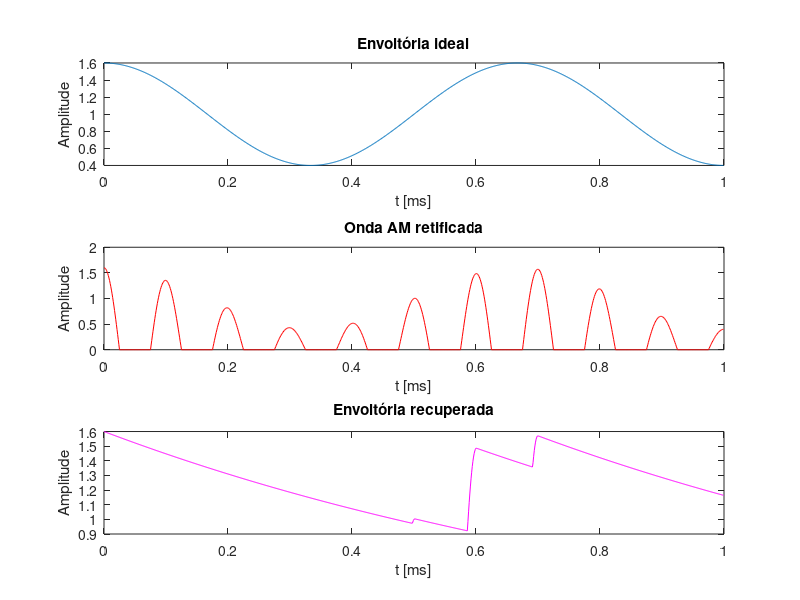
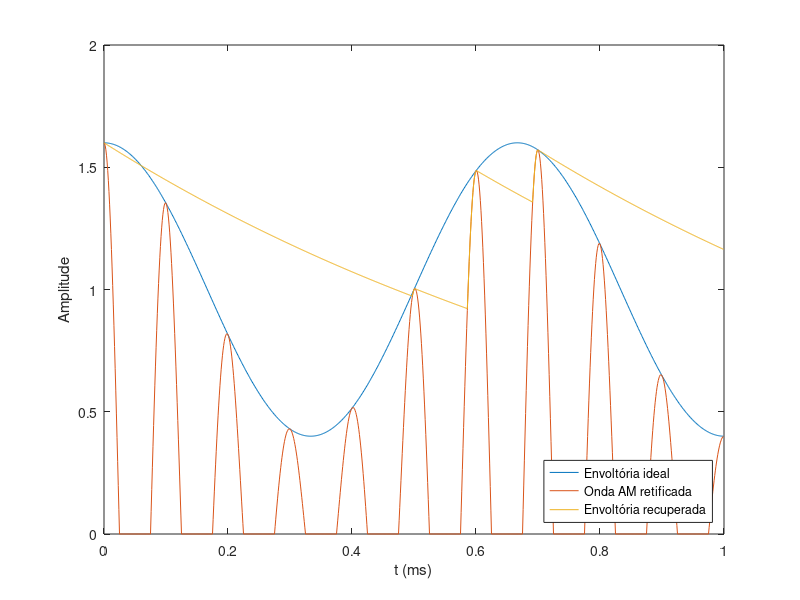

MATLAB code for these plots, in order:
clc; clear all; close all;
%% Determinando os parâmetros da onda
tau = 1e-3;                                                     % Constante de tempo do detector de envelope
t = [0:999]*1e-6;                                               % Definição do vetor tempo
Ts = 1e-6;                                                      % Definição do período
fc = 10000;                                                     % Frequência da portadora
fm = 1500;                                                      % Frequência do sinal
Mu = 0.6;                                                       % Índice de modulação
x_AMo = (1+Mu*cos(2*pi*fm*t)).*cos(2*pi*fc*t);                  % Onda Modulada AM-DSB

%% Envelope ideal do AM-DSB
x_envIdeal = abs(1+Mu*cos(2*pi*fm*t));

% Detector de envelope.
x_AM = x_AMo.*(x_AMo>0);                                        % Parte positiva da onda AM
x_env = zeros(size(x_AM));                                      % Vetor de zeros vetor pra guardar o envelope
nSamp = length(x_AM);                                           % Número de amostras da onda AM
out = -1;                                                       % Saída inicial (temporária)
%% Cálculo da saida
for i=1:nSamp,
    inp = x_AM(i);
    if (inp>=out)                                               % Caso 1: x_am(t) > Vc(t) (carga do capacitor)
        out = inp;
    else                                                        % Caso 2: x_am(t) < Vc(t) (descarga do capacitor)
        out = out*(1-Ts/tau);
    end
    x_env(i) = out;
end

% Gráfico envoltória ideal
subplot(3,1,1);
plot(1000*t,x_envIdeal);
title('Envoltória ideal');
ylabel('Amplitude');
xlabel('t [ms]');
% Gráfico envoltória ideal
subplot(3,1,2);
plot(1000*t,x_AM,'r');
title('Onda AM retificada');
ylabel('Amplitude');
xlabel('t [ms]');
subplot(3,1,3);
plot(1000*t,x_env,'m');
title('Envoltória recuperada');
ylabel('Amplitude');
xlabel('t [ms]');

% Gráfico composto
figure;
plot(1000*t,x_envIdeal,1000*t,x_AM,1000*t,x_env);
ylabel('Amplitude');
xlabel('t (ms)');
legend('Envoltória ideal','Onda AM retificada','Envoltória recuperada','location','southeast');
